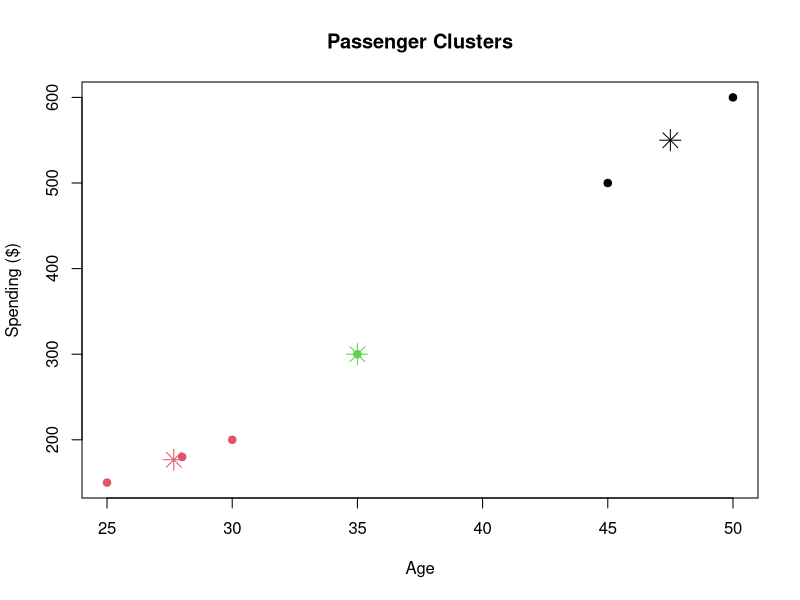

Reproduce this figure in R.
# Sample data: age and spending
set.seed(123)
passenger_data <- data.frame(
  age = c(25, 30, 45, 50, 35, 28),
  spending = c(150, 200, 500, 600, 300, 180)
)
# K-Means clustering
clusters <- kmeans(passenger_data, centers = 3)
# Visualization
plot(passenger_data$age, passenger_data$spending, col = clusters$cluster, pch = 19,
     xlab = "Age", ylab = "Spending ($)", main = "Passenger Clusters")
points(clusters$centers, col = 1:3, pch = 8, cex = 2)
